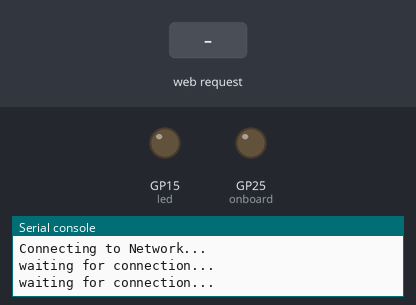
Simulated run of this program. Board: Raspberry Pi Pico running MicroPython. Parts: output pins drawn as LEDs (lit = HIGH), the last lines printed to the serial console. The test bench sets the inputs (shaded band). WiFi joins after 1.5 s.

Above: at 1.2 s.
1.3 s: HTTP request GET /light/on received
At 2.25 s:
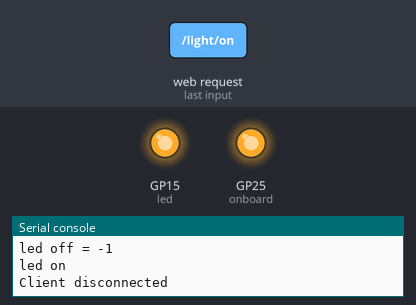
At 3.0 s:
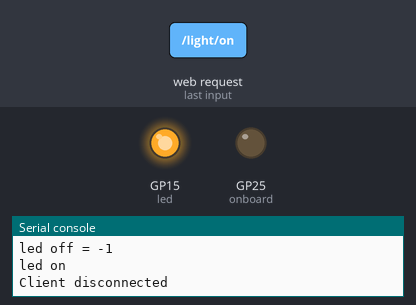
4.0 s: HTTP request GET /light/off received
At 7.9 s:
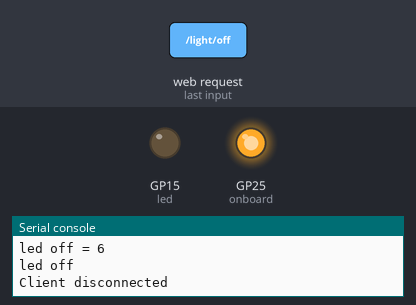
Timing chart, 0 to 14.5 s (numbered marks = the images above; inputs shaded):
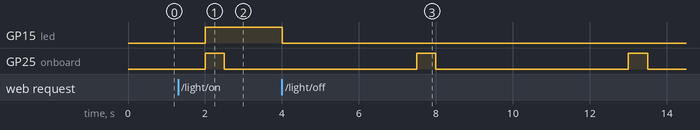

The program:

async_http_server.py
```python
import network
import socket
import time

from machine import Pin
import uasyncio as asyncio

sensor_temp = machine.ADC(4)
conversion_factor = 3.3 / (65535)

led = Pin(15, Pin.OUT)
onboard = Pin("LED", Pin.OUT, value=0)

ssid = 'RugalizCyberconnect'
password = ''

html = """<!DOCTYPE html>
<html>
 <head> <title>Pico W</title> </head>
 <body> <h1>Pico W</h1>
 <p>%s</p>
 </body>
</html>
"""

wlan = network.WLAN(network.STA_IF)
def connect_to_network():
    wlan.active(True)
    wlan.config(pm = 0xa11140)
    # Disable power-save mode
    wlan.connect(ssid, password)
    max_wait = 10
    while max_wait > 0:
        if wlan.status() < 0 or wlan.status() >= 3:
            break
        max_wait -= 1
        print('waiting for connection...')
        time.sleep(1)
    if wlan.status() != 3:
        raise RuntimeError('network connection failed')
    else:
         print('connected')
         status = wlan.ifconfig()
         print('ip = ' + status[0])

async def serve_client(reader, writer):
    print("Client connected")
    request_line = await reader.readline()
    print("Request:", request_line)
    # We are not interested in HTTP request headers, skip them
    while await reader.readline() != b"\r\n":
        pass
    request = str(request_line)
    led_on = request.find('/light/on')
    led_off = request.find('/light/off')
    temp_querry = request.find('/temperature')
    print( 'led on = ' + str(led_on))
    print( 'led off = ' + str(led_off))

    stateis = ""
    if led_on == 6:
        print("led on")
        led.value(1)
        stateis = "LED is ON"

    if led_off == 6:
        print("led off")
        led.value(0)
        stateis = "LED is OFF"

    if temp_querry == 6:
        reading = sensor_temp.read_u16() * conversion_factor
        # The temperature sensor measures the Vbe voltage of a biased bipolar diode, connected to the fifth ADC channel
        # Typically, Vbe = 0.706V at 27 degrees C, with a slope of -1.721mV (0.001721) per degree.
        temperature = 27 - (reading - 0.706)/0.001721
        print(f"Internal temperature: {temperature} Cº")
        stateis = f"Internal temperature: {temperature} Cº"

    response = html % stateis
    writer.write('HTTP/1.0 200 OK\r\nContent-type: text/html\r\n\r\n')
    writer.write(response)


    await writer.drain()
    await writer.wait_closed()
    print("Client disconnected")

async def main():
    print('Connecting to Network...')
    connect_to_network()
    print('Setting up webserver...')
    asyncio.create_task(asyncio.start_server(serve_client, "0.0.0.0", 80))
    while True:
        onboard.on()
        #print("heartbeat")
        await asyncio.sleep(0.5)
        onboard.off()
        await asyncio.sleep(5)

try:
    asyncio.run(main())
finally:
    asyncio.new_event_loop()
```

Measured:
- after the input at 1.3 s, GP15 (led): LOW → HIGH after 0.71 s
- after the input at 4.0 s, GP15 (led): HIGH → LOW at once
- by itself, GP25 (onboard): alternates HIGH for 0.50 s and LOW for 5.0 s
